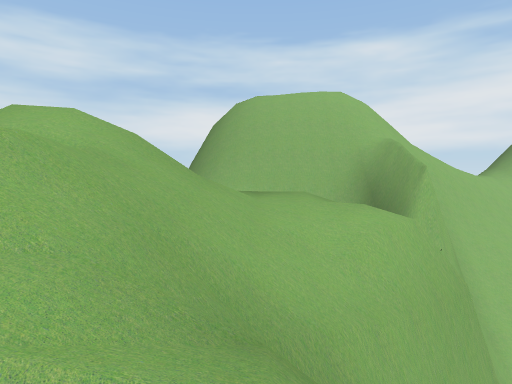
View 1 (above)

13 first-person views from a walk through a Unity game level. The camera is 1.4 m above the floor, tilts 2° down and sees 75° across. Doors are open. The floor is counted in squares, 2 m on a side. Each view is taken from the middle of a square. On the plan, view 1 faces up. The plan holds only what a view shows up to about 10 squares ahead; the rest is blank. The place goes on beyond the plan. The player is left out. Some surface patterns are stand-ins.

View 2
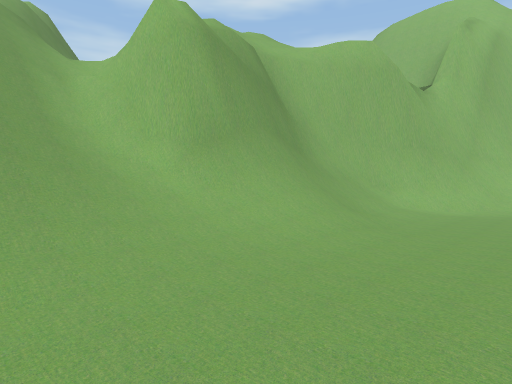

View 3
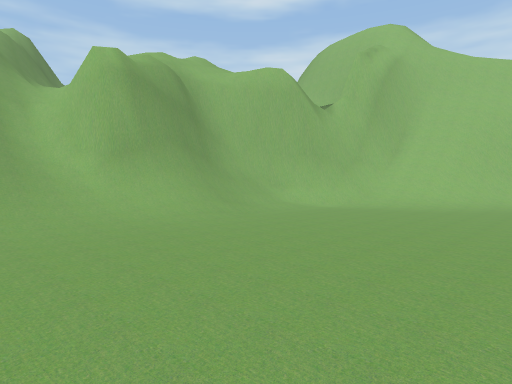

View 4
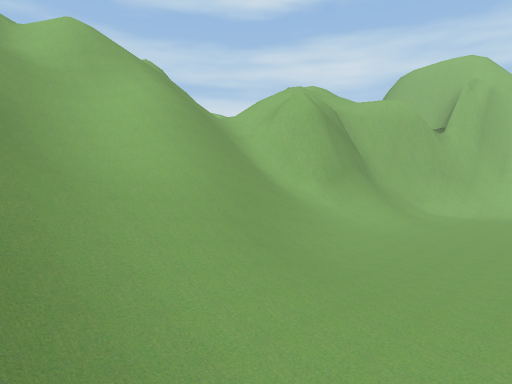

View 5
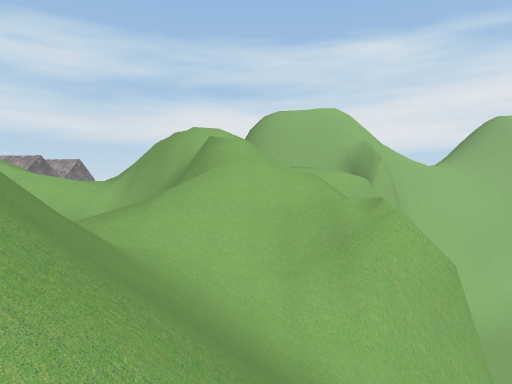

View 6
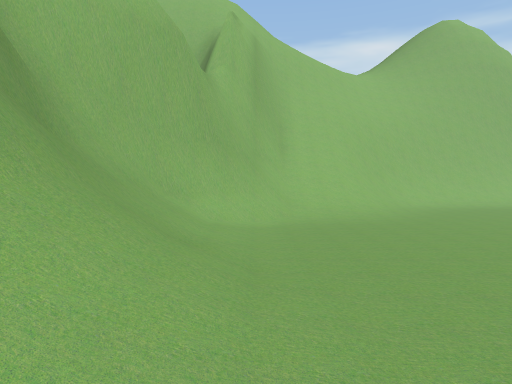

View 7
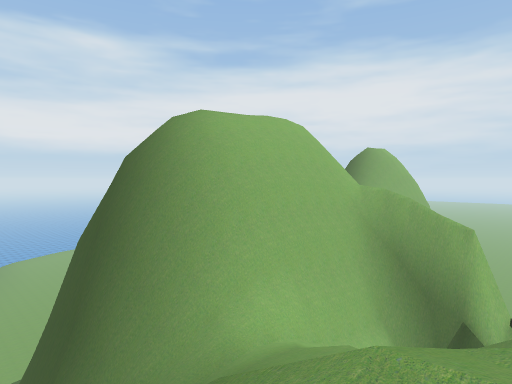

View 8
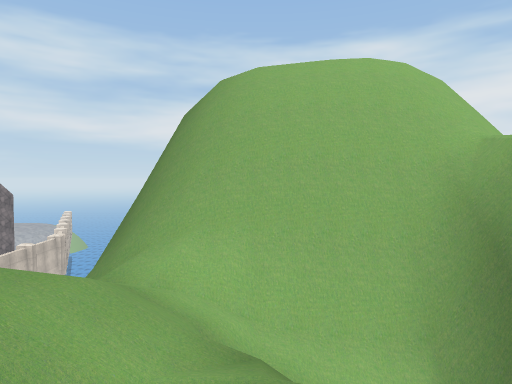

View 9
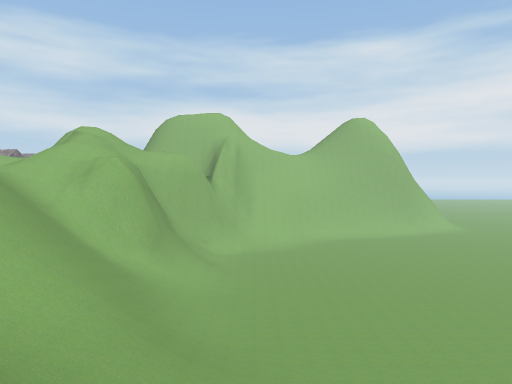

View 10
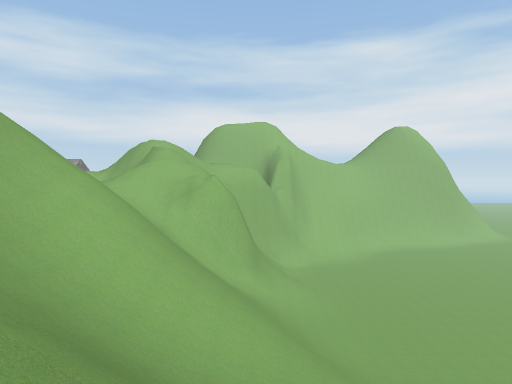

View 11
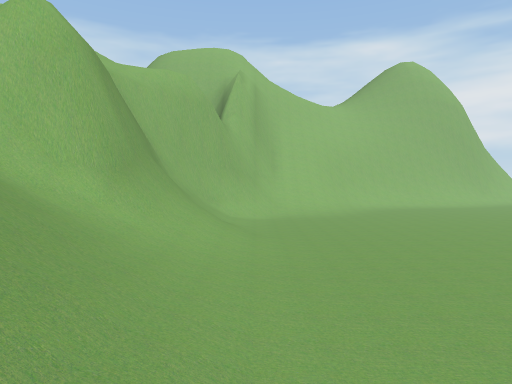

View 12
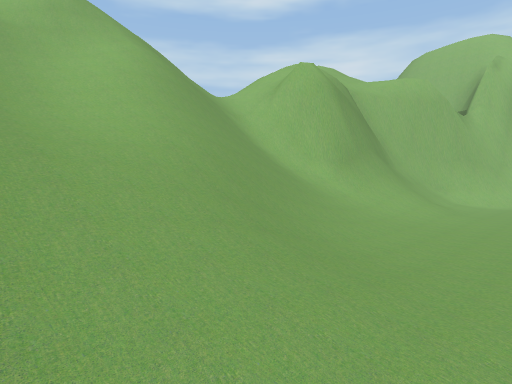

View 13
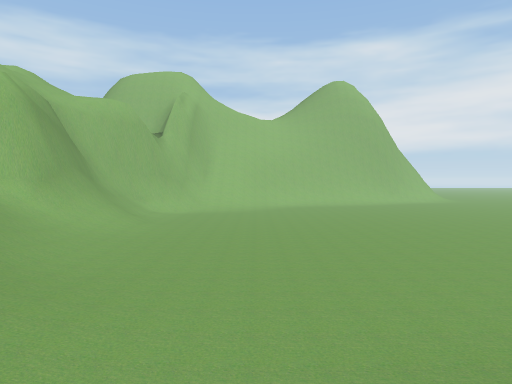

### Floor plan
Key: @ floor where view 1 was taken; # wall or solid block; . main floor; : floor 0.5 m higher than the main floor; + floor 6.75 m higher than the main floor; * floor 7.25 m higher than the main floor; % floor 8 m higher than the main floor; / step, stairs or slope; = window, fence, low wall or low ledge; v drop or lower ground.
Columns run from 7 left of view 1 to 9 right of it. Each row starts with its distance up from view 1.
 10     ##
  9     =###
  8      /=##########
  7      //vvv#####/.
  6     ////vv##///..
  5   =// /// v#//...
  4   ///////v##.....
  3 =/%==///=#/......
  2 ////==//##/......
  1   /+ ///v#/......
  0    +///@v#/......
 -1  v##*/==##/......
 -2  /===//=#//......
 -3     ///////......
 -4     ///////......
 -5    /==//////.....
 -6    =##//////.....
 -7    =////////:....
 -8     /////////.
 -9        // /////
-10
-11          /  /

Positions as (right, up) in squares from view 1, and headings:
1: (0, 0), facing up
2: (6, -4), facing up-left
3: (9, -4), facing up-left
4: (7, -9), facing up-left
5: (-1, -5), facing up
6: (4, -2), facing up
7: (-4, 5), facing up-right
8: (0, 4), facing up
9: (5, -11), facing up
10: (2, -11), facing up
11: (4, -6), facing up
12: (6, -8), facing up-left
13: (7, -9), facing up
